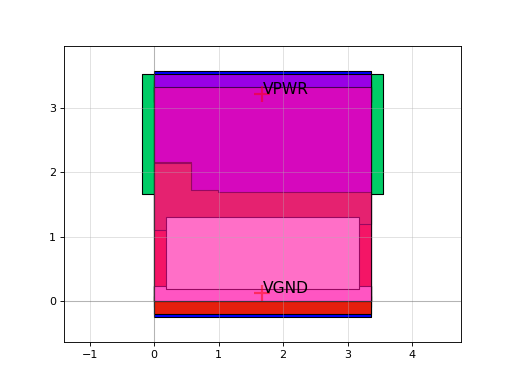

Write Python code to recreate this figure.
import sky130

c = sky130.components.sky130_fd_sc_hs__einvn_2()
c.plot()
